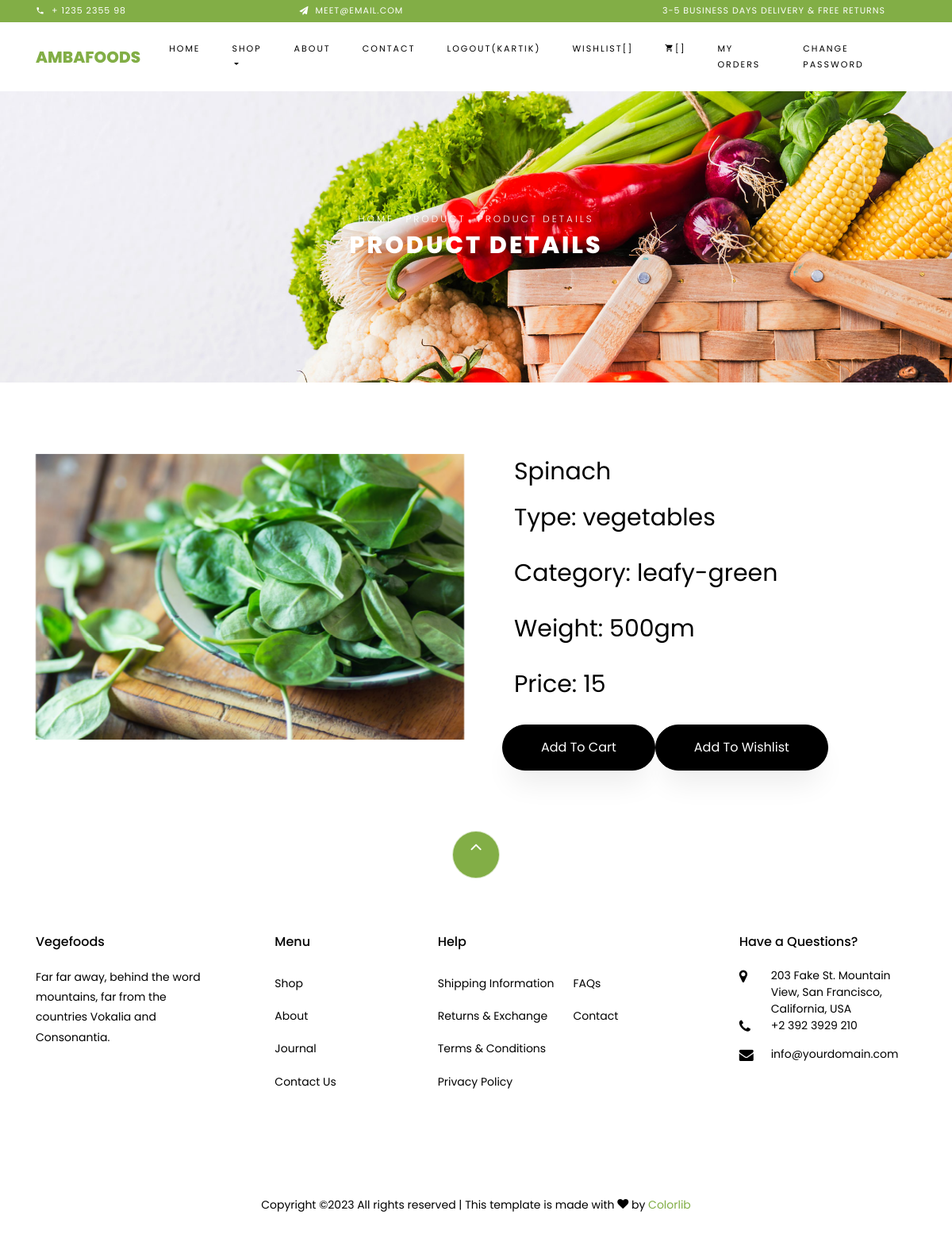
Page /product-details/1/ (signed in) on the committed database.
### myapp/models.py (models this page shows, shortened)
class User(models.Model):
    fname=models.CharField(max_length=100)
    lname=models.CharField(max_length=100)
    email=models.EmailField()
    mobile=models.PositiveIntegerField()
    address=models.TextField(max_length=300)
    password=models.CharField(max_length=100)
    profile_pic=models.ImageField(upload_to="profile_pic/",default="")
    usertype=models.CharField(max_length=100,default='buyer')

class Fruitage(models.Model):
    seller=models.ForeignKey(User,on_delete=models.CASCADE)
    category=(
        ('leafy-green','leafy-green'),
        ('cruciferous','cruciferous'),
        ('root','root'),
        ('pome','pome'),
        ('berries','berries'),
    )
    fruitage_category=models.CharField(max_length=100,choices=category)
    types=(
      ('vegetables','vegetables'),
      ('fruits','fruits'),
    )
    fruitage_type=models.CharField(max_length=100,choices=types)
    fruitage_price=models.PositiveIntegerField()
    weight=(
        ('500gm','500gm'),
        ('1kg','1kg'),
        ('2kg','2kg'),
        ('3kg','3kg'),
        ('4kg','4kg'),
        ('5kg','5kg'),
    )
    fruitage_weight=models.CharField(max_length=100,choices=weight)
    fruitage_name=models.CharField(max_length=100)
    fruitage_pic=models.ImageField(upload_to='product_pic/')

### myapp/views.py (the view)
# urls.py: path('product-details/<int:pk>/',views.product_details, name='product-details'),
def product_details(request,pk):
    wishlist_flag=False
    cart_flag=False
    user=User.objects.get(email=request.session['email'])
    fruitage=Fruitage.objects.get(pk=pk)
    try:
        Wishlist.objects.get(user=user,fruitage=fruitage)
        wishlist_flag=True
    except:
        pass
    try:
        Cart.objects.get(user=user,fruitage=fruitage)
        cart_flag=True
    except:
        pass
    return render(request, 'product-details.html', {'fruitage':fruitage, 'wishlist_flag':wishlist_flag, 'cart_flag':cart_flag})

### myapp/templates/product-details.html (shortened to what this page needs)
{% extends 'header.html' %}
{% load static %}
{% block content %}
<!DOCTYPE html>
<html lang="en">
  <head>
  </head>
  <body class="goto-here">
    <div class="hero-wrap hero-bread" style="background-image: url({% static 'images/bg_1.jpg' %} );">
      <div class="container">
        <div class="row no-gutters slider-text align-items-center justify-content-center">
          <div class="col-md-9 ftco-animate text-center">
          	<p class="breadcrumbs"><span class="mr-2"><a href="index.html">Home</a></span> <span class="mr-2"><a href="index.html">Product</a></span> <span>Product Details</span></p>
            <h1 class="mb-0 bread">Product Details</h1>
          </div>
        </div>
      </div>
    </div>
    <section class="ftco-section">
    	<div class="container">
    		<div class="row">
    			<div class="col-lg-6 mb-5 ftco-animate">
    				<a href="{{fruitage.fruitage_pic.url}}" class="image-popup"><img src="{{fruitage.fruitage_pic.url}}" class="img-fluid" alt="Colorlib Template"></a>
    			</div>
    			<div class="col-lg-6 product-details pl-md-5 ftco-animate">
    				<h3>{{fruitage.fruitage_name}}</h3>
    				<p class="price"><span>Type: {{fruitage.fruitage_type}}</span></p>
    				<p class="price"><span>Category: {{fruitage.fruitage_category}}</span></p>
    				<p class="price"><span>Weight: {{fruitage.fruitage_weight}}</span></p>
    				<p class="price"><span>Price: {{fruitage.fruitage_price}}</span></p>
						<div class="row mt-4">
			  {% if cart_flag == True %}
          	<p>
				<a href="{% url 'remove-from-cart' pk=fruitage.pk %}" class="btn btn-danger py-3 px-5"> Remove From Cart </a>
			</p>
			{% else %}
			<p>
				<a href="{% url 'add-to-cart' pk=fruitage.pk %}" class="btn btn-black py-3 px-5"> Add To Cart </a>
			</p>
			{% endif %}
			{% if wishlist_flag == True %}
          	<p>
				<a href="{% url 'remove-from-wishlist' pk=fruitage.pk %}" class="btn btn-danger py-3 px-5"> Remove From Wishlist </a>
			</p>
			{% else %}
			<p>
				<a href="{% url 'add-to-wishlist' pk=fruitage.pk %}" class="btn btn-black py-3 px-5"> Add To Wishlist </a>
			</p>
			{% endif %}
    			</div>
    		</div>
    	</div>
    </section>
  </body>
</html>
{% endblock %}

### myapp/templates/header.html (shortened to what this page needs)
{% load static %}
<!DOCTYPE html>
<html lang="en">
  <head>
    <link rel="stylesheet" href="{% static 'css/open-iconic-bootstrap.min.css' %}">
    <link rel="stylesheet" href="{% static 'css/animate.css' %}">
    <link rel="stylesheet" href="{% static 'css/owl.carousel.min.css' %}">
    <link rel="stylesheet" href="{% static 'css/owl.theme.default.min.css' %}">
    <link rel="stylesheet" href="{% static 'css/magnific-popup.css' %}">
    <link rel="stylesheet" href="{% static 'css/aos.css' %}">
    <link rel="stylesheet" href="{% static 'css/ionicons.min.css' %}">
    <link rel="stylesheet" href="{% static 'css/bootstrap-datepicker.css' %}">
    <link rel="stylesheet" href="{% static 'css/jquery.timepicker.css' %}">
    <link rel="stylesheet" href="{% static 'css/flaticon.css' %}">
    <link rel="stylesheet" href="{% static 'css/icomoon.css' %}">
    <link rel="stylesheet" href="{% static 'css/style.css' %}">
  </head>
  <body class="goto-here">
		<div class="py-1 bg-primary">
    	<div class="container">
    		<div class="row no-gutters d-flex align-items-start align-items-center px-md-0">
	    		<div class="col-lg-12 d-block">
		    		<div class="row d-flex">
		    			<div class="col-md pr-4 d-flex topper align-items-center">
					    	<div class="icon mr-2 d-flex justify-content-center align-items-center"><span class="icon-phone2"></span></div>
						    <span class="text">+ 1235 2355 98</span>
					    </div>
					    <div class="col-md pr-4 d-flex topper align-items-center">
					    	<div class="icon mr-2 d-flex justify-content-center align-items-center"><span class="icon-paper-plane"></span></div>
						    <span class="text">meet@email.com</span>
					    </div>
					    <div class="col-md-5 pr-4 d-flex topper align-items-center text-lg-right">
						    <span class="text">3-5 Business days delivery &amp; Free Returns</span>
					    </div>
				    </div>
			    </div>
		    </div>
		  </div>
    </div>
    <nav class="navbar navbar-expand-lg navbar-dark ftco_navbar bg-dark ftco-navbar-light" id="ftco-navbar">
	    <div class="container">
	      <a class="navbar-brand" href="/">Ambafoods</a>
	      <div class="collapse navbar-collapse" id="ftco-nav">
	        <ul class="navbar-nav ml-auto">
	          <li class="nav-item active"><a href="/" class="nav-link">Home</a></li>
	          <li class="nav-item dropdown">
              <a class="nav-link dropdown-toggle" href="#" id="dropdown04" data-toggle="dropdown" aria-haspopup="true" aria-expanded="false">Shop</a>
            </li>
	          <li class="nav-item"><a href="{% url 'about' %}" class="nav-link">About</a></li>
	          <li class="nav-item"><a href="{% url 'contact' %}" class="nav-link">Contact</a></li>
            {% if request.session.email %}
            <li class="nav-item"><a href="{% url 'logout' %}" class="nav-link">Logout({{request.session.fname}})</a></li>
            <li class="nav-item"><a href="{% url 'wishlist' %}" class="nav-link">Wishlist[{{request.session.wishlist_count}}]</a></li>
            <li class="nav-item cta cta-colored"><a href="{% url 'cart' %}" class="nav-link"><span class="icon-shopping_cart"></span>[{{request.session.cart_count}}]</a></li>
            <li class="nav-item cta cta-colored"><a href="{% url 'myorder' %}" class="nav-link">My Orders</a></li>
            <li class="nav-item"><a href="{% url 'change-password' %}" class="nav-link">Change Password</a></li>
            {% else %}
            <li class="nav-item"><a href="{% url 'signup' %}" class="nav-link">Sign Up</a></li>
            <li class="nav-item"><a href="{% url 'login' %}" class="nav-link">Login</a></li>
            {% endif %}
	        </ul>
	      </div>
	    </div>
	  </nav>
    {% block content %}
    {% endblock %}
    <footer class="ftco-footer ftco-section">
      <div class="container">
      	<div class="row">
      		<div class="mouse">
						<a href="#" class="mouse-icon">
							<div class="mouse-wheel"><span class="ion-ios-arrow-up"></span></div>
						</a>
					</div>
      	</div>
        <div class="row mb-5">
          <div class="col-md">
            <div class="ftco-footer-widget mb-4">
              <h2 class="ftco-heading-2">Vegefoods</h2>
              <p>Far far away, behind the word mountains, far from the countries Vokalia and Consonantia.</p>
              <ul class="ftco-footer-social list-unstyled float-md-left float-lft mt-5">
              </ul>
            </div>
          </div>
          <div class="col-md">
            <div class="ftco-footer-widget mb-4 ml-md-5">
              <h2 class="ftco-heading-2">Menu</h2>
              <ul class="list-unstyled">
                <li><a href="{% url 'shop' %}" class="py-2 d-block">Shop</a></li>
                <li><a href="{% url 'about' %}" class="py-2 d-block">About</a></li>
                <li><a href="#" class="py-2 d-block">Journal</a></li>
                <li><a href="{% url 'contact' %}" class="py-2 d-block">Contact Us</a></li>
              </ul>
            </div>
          </div>
          <div class="col-md-4">
             <div class="ftco-footer-widget mb-4">
              <h2 class="ftco-heading-2">Help</h2>
              <div class="d-flex">
	              <ul class="list-unstyled mr-l-5 pr-l-3 mr-4">
	                <li><a href="#" class="py-2 d-block">Shipping Information</a></li>
	                <li><a href="#" class="py-2 d-block">Returns &amp; Exchange</a></li>
	                <li><a href="#" class="py-2 d-block">Terms &amp; Conditions</a></li>
	                <li><a href="#" class="py-2 d-block">Privacy Policy</a></li>
	              </ul>
	              <ul class="list-unstyled">
	                <li><a href="#" class="py-2 d-block">FAQs</a></li>
	                <li><a href="{% url 'contact' %}" class="py-2 d-block">Contact</a></li>
	              </ul>
	            </div>
            </div>
          </div>
          <div class="col-md">
            <div class="ftco-footer-widget mb-4">
            	<h2 class="ftco-heading-2">Have a Questions?</h2>
            	<div class="block-23 mb-3">
	              <ul>
	                <li><span class="icon icon-map-marker"></span><span class="text">203 Fake St. Mountain View, San Francisco, California, USA</span></li>
	                <li><a href="#"><span class="icon icon-phone"></span><span class="text">+2 392 3929 210</span></a></li>
	                <li><a href="#"><span class="icon icon-envelope"></span><span class="text">info@yourdomain.com</span></a></li>
	              </ul>
	            </div>
            </div>
          </div>
        </div>
        <div class="row">
          <div class="col-md-12 text-center">
            <p>
						  Copyright &copy;<script>document.write(new Date().getFullYear());</script> All rights reserved | This template is made with <i class="icon-heart color-danger" aria-hidden="true"></i> by <a href="https://colorlib.com" target="_blank">Colorlib</a>
						</p>
          </div>
        </div>
      </div>
    </footer>
  </body>
</html>

### myapp/static/css/icomoon.css (style rules this page uses)
[class^="icon-"], [class*=" icon-"] { font-family: 'icomoon' !important; speak: none; font-style: normal; font-weight: normal; font-variant: normal; text-transform: none; line-height: 1; -webkit-font-smoothing: antialiased; -moz-osx-font-smoothing: grayscale; }
.icon-heart:before { content: "\f004"; }
.icon-map-marker:before { content: "\f041"; }
.icon-phone:before { content: "\f095"; }
.icon-envelope:before { content: "\f0e0"; }
.icon-paper-plane:before { content: "\f1d8"; }
.icon-phone2:before { content: "\e0cd"; }
.icon-shopping_cart:before { content: "\e8cc"; }

### rows in the picture
User: session.fname "KARTIK"
Fruitage: fruitage_pic (picture), fruitage_name "Spinach", fruitage_type "vegetables", fruitage_category "leafy-green", fruitage_weight "500gm", fruitage_price "15"
